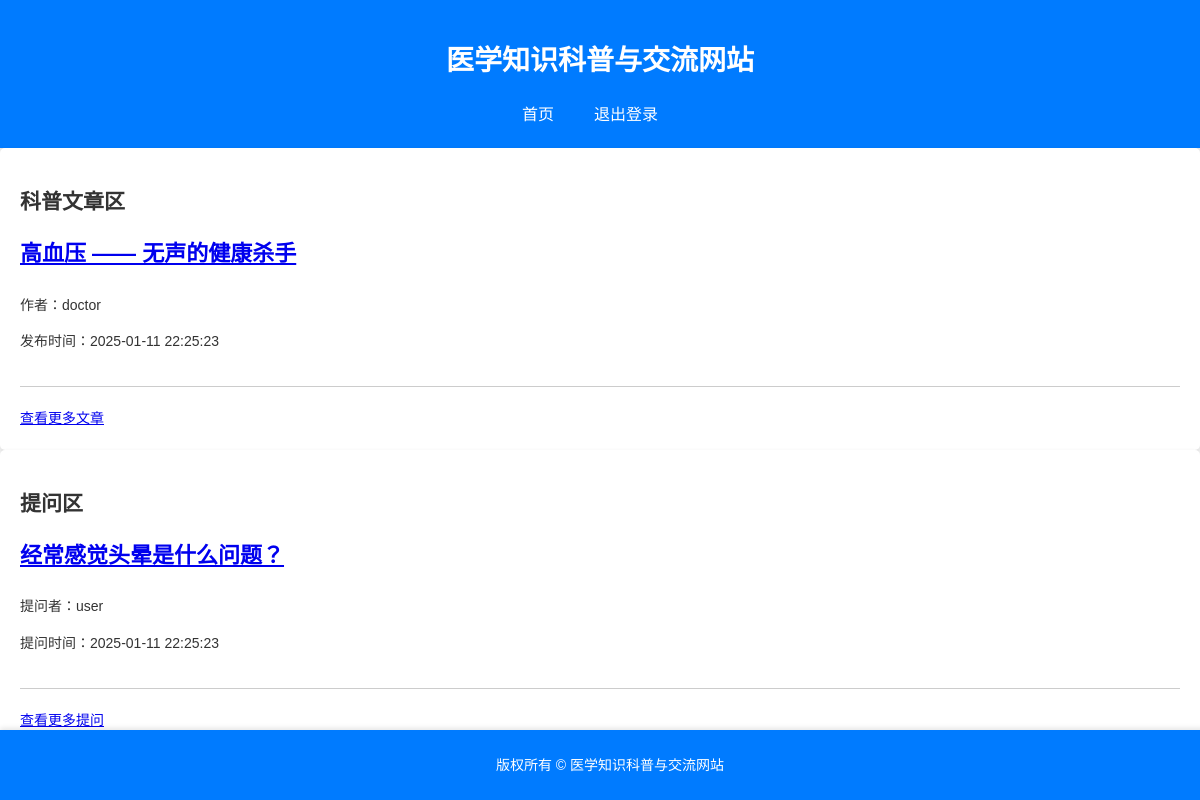
Before: / (signed in) with the older database file.
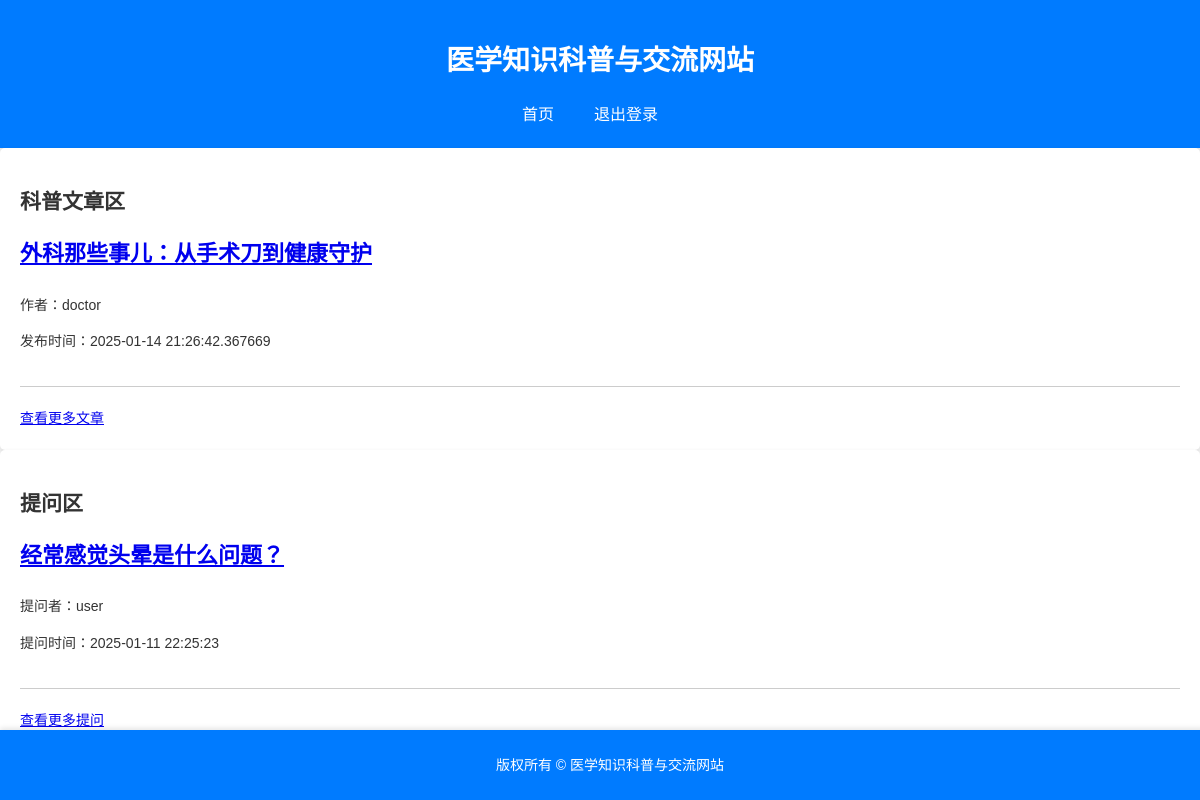
After: the same page with the newer database file.
### models.py (models this page shows)
class Article(db.Model):
    __tablename__ = "articles"
    id = db.Column(db.Integer, primary_key=True)
    title = db.Column(db.String(100), nullable=False)
    content = db.Column(db.Text, nullable=False)
    publish_time = db.Column(db.DateTime)
    author_id = db.Column(db.Integer, db.ForeignKey("users.id"))
    category_id = db.Column(db.Integer, db.ForeignKey("categories.id"))
    views = db.Column(db.Integer, default=0)
    likes = db.Column(db.Integer, default=0)
    comments = db.Column(db.Integer, default=0)

class User(db.Model, UserMixin):
    __tablename__ = "users"
    id = db.Column(db.Integer, primary_key=True)
    is_active = db.Column(db.Boolean, default=True)
    username = db.Column(db.String(50), unique=True, nullable=False)
    password = db.Column(db.String(255), nullable=False)
    email = db.Column(db.String(100), nullable=False)
    name = db.Column(db.String(50))
    age = db.Column(db.Integer)
    gender = db.Column(db.Enum("男", "女", "其他"))
    role = db.Column(db.Enum(UserRole), nullable=False)
    register_time = db.Column(db.DateTime)
    last_login_time = db.Column(db.DateTime)

class Question(db.Model):
    __tablename__ = "questions"
    id = db.Column(db.Integer, primary_key=True)
    title = db.Column(db.String(100), nullable=False)
    content = db.Column(db.Text, nullable=False)
    user_id = db.Column(db.Integer, db.ForeignKey("users.id"))
    time = db.Column(db.DateTime)
    category_id = db.Column(db.Integer, db.ForeignKey("categories.id"))
    views = db.Column(db.Integer, default=0)
    likes = db.Column(db.Integer, default=0)
    comments = db.Column(db.Integer, default=0)

### app.py (the view)
@app.route("/", methods=["GET", "POST"])
@login_required
def index():
    articles = Article.query.order_by(Article.publish_time.desc()).limit(1).all()
    categories = Category.query.all()
    questions = Question.query.order_by(Question.time.desc()).limit(1).all()
    return render_template(
        "index.html",
        articles=articles,
        categories=categories,
        questions=questions,
        User=User,
        UserRole=UserRole,
        current_user=current_user,  # 传递当前用户对象
    )

### app.py (called while the page is built)
@login_manager.user_loader
def load_user(user_id):
    return User.query.get(int(user_id))

### templates/index.html (shortened to what this page needs)
<!DOCTYPE html>
<html lang="en">
<head>
    <link rel="stylesheet" href="{{ url_for('static', filename='css/style.css') }}">
</head>
<body>
    <header>
        <h1>医学知识科普与交流网站</h1>
        <nav>
            <ul>
                <li><a href="{{ url_for('index') }}">首页</a></li>
                <li><a href="{{ url_for('logout') }}">退出登录</a></li>
            </ul>
        </nav>
    </header>
    <main>
        <div class="content">
            <h2>科普文章区</h2>
            {% for article in articles %}
            <div class="article">
                <h3><a href="{{ url_for('article_detail', article_id=article.id) }}">{{ article.title }}</a></h3>
                <p>作者：{{ User.query.get(article.author_id).username }}</p>
                <p>发布时间：{{ article.publish_time }}</p>
            </div>
            {% endfor %}
            <a href="{{ url_for('article_list') }}">查看更多文章</a>
        </div>
        <div class="content">
            <h2>提问区</h2>
            {% for question in questions %}
            <div class="article">
                <h3><a href="{{ url_for('question_detail', question_id=question.id) }}">{{ question.title }}</a></h3>
                <p>提问者：{{ User.query.get(question.user_id).username }}</p>
                <p>提问时间：{{ question.time }}</p>
            </div>
            {% endfor %}
            <a href="{{ url_for('question_list') }}">查看更多提问</a>
        </div>
    </main>
    <footer>
        <p>版权所有 &copy; 医学知识科普与交流网站</p>
    </footer>
</body>
</html>

Changed rows visible on the page:
no longer on this page (row edited): Article: title "高血压 —— 无声的健康杀手", {{ User.query.get(article.author_id).username }} "doctor", publish_time "2025-01-11 22:25:23"
added Article: title "外科那些事儿：从手术刀到健康守护", {{ User.query.get(article.author_id).username }} "doctor", publish_time "2025-01-14 21:26:42.367669"
